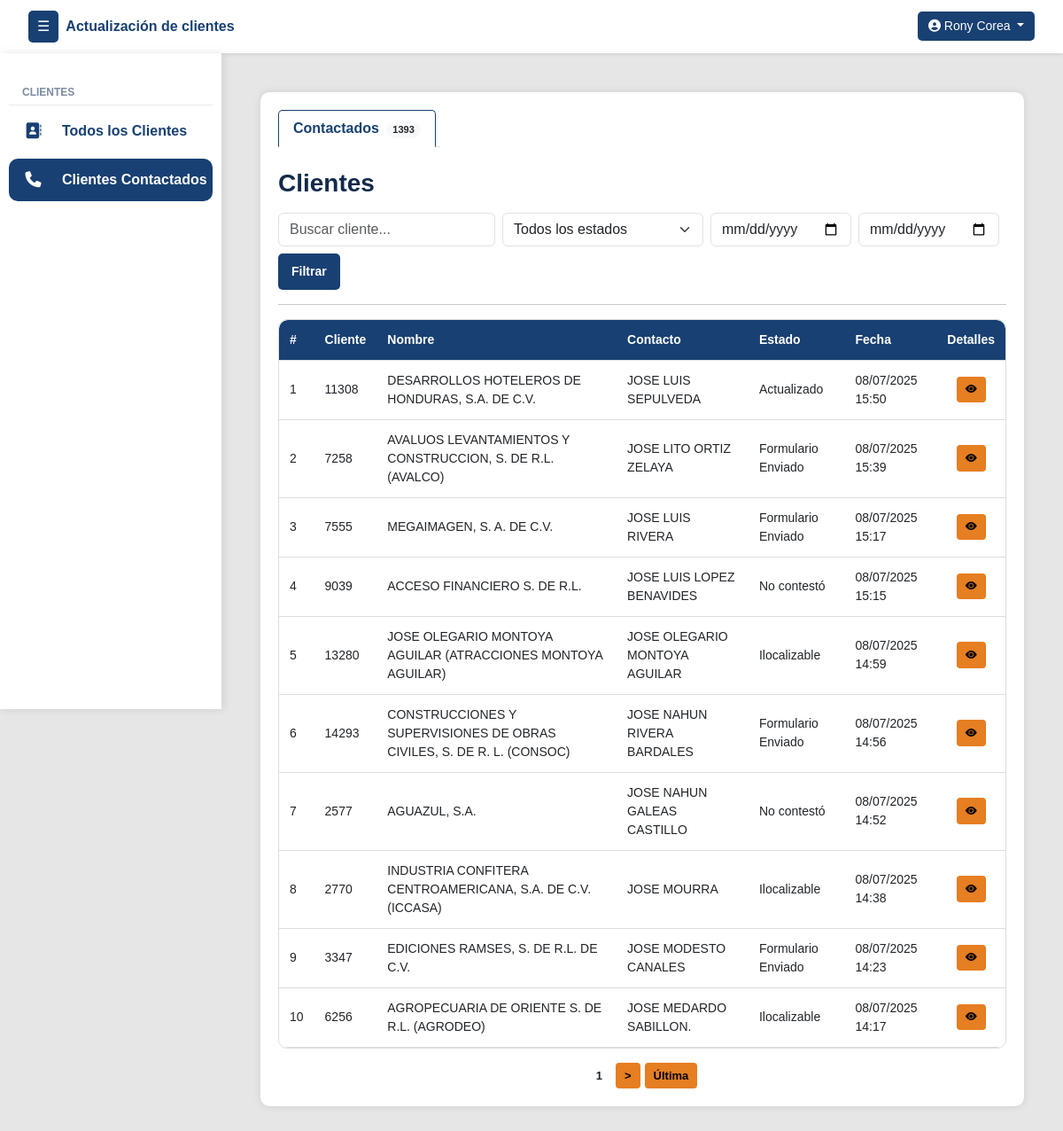
Before: /clientes/contactados/ (signed in) with the older database file.
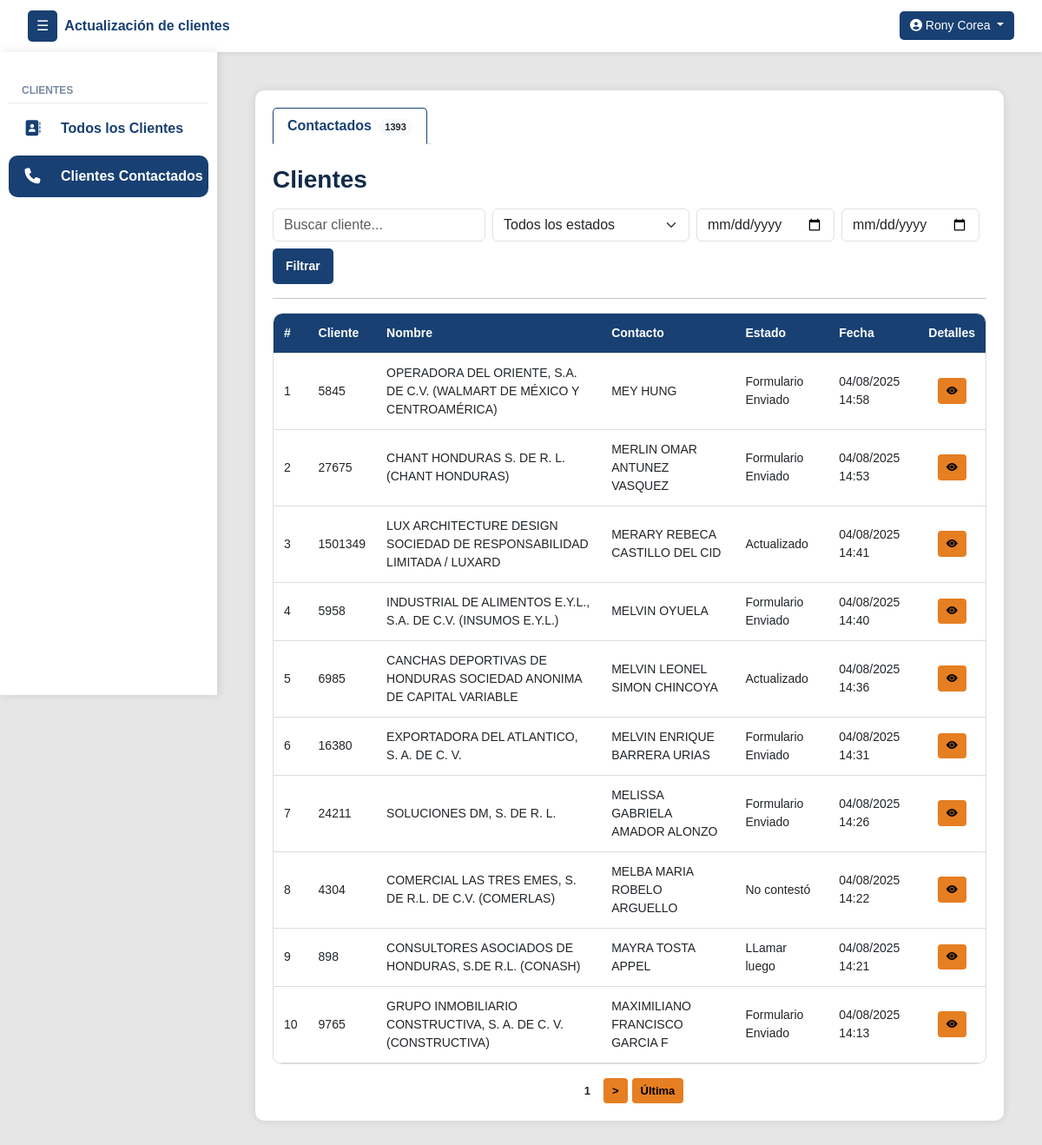
After: the same page with the newer database file.
### clientes/models.py (models this page shows, shortened)
class Cliente(models.Model):
    numero_cliente = models.CharField(max_length=50, unique=True)
    nombre_cliente = models.CharField(max_length=255)
    contacto_cliente = models.CharField(max_length=255)
    contacto_cargo = models.CharField(max_length=100, null=True, blank=True)
    telefono_cliente = models.CharField(max_length=50, null=True, blank=True)
    telefono_dos = models.CharField(max_length=50, null=True, blank=True)
    direccion = models.CharField(max_length=255, null=True, blank=True)
    correo = models.CharField(max_length=254, null=True, blank=True)
    estado_actual = models.ForeignKey(EstadoReporte, on_delete=models.SET_NULL, null=True, blank=True, default=1)
    asignado_inicial = models.ForeignKey(User, on_delete=models.SET_NULL, null=True, blank=True, related_name='clientes_asignados_inicialmente')
    asignado_usuario = models.ForeignKey(User, on_delete=models.SET_NULL, null=True, blank=True, related_name='clientes_asignados')
    veces_contactado = models.PositiveIntegerField(default=0)
    sin_contestar = models.PositiveIntegerField(default=0)
    formulario_sin_contestar = models.PositiveIntegerField(default=0)
    ultima_llamada_no_contesto = models.DateTimeField(null=True, blank=True)
    ultimo_envio_formulario = models.DateTimeField(null=True, blank=True)

class EstadoReporte(models.Model):
    nombre = models.CharField(max_length=100, unique=True)
    creado_por = models.ForeignKey(User, on_delete=models.SET_NULL, null=True, blank=True)
    creado_en = models.DateTimeField(auto_now_add=True)
    estado = models.CharField(max_length=50, choices=[('activo', 'Activo'), ('inactivo', 'Inactivo')])
    intentos = models.PositiveIntegerField(default=0)
    genera_movimiento = models.BooleanField(default=True)

class MovimientoEstado(models.Model):
    cliente = models.ForeignKey(Cliente, on_delete=models.CASCADE, related_name='movimientos')
    estado = models.ForeignKey(EstadoReporte, on_delete=models.SET_NULL, null=True)
    actualizado_por = models.ForeignKey(User, on_delete=models.SET_NULL, null=True)
    actualizado_por_admin = models.ForeignKey(User, on_delete=models.SET_NULL, null=True, blank=True, related_name='movimientos_admin')
    fecha_hora = models.DateTimeField(auto_now_add=True)

class HistorialEstadoSinMovimiento(models.Model):
    cliente = models.ForeignKey(Cliente, on_delete=models.CASCADE, related_name='historial_sin_movimiento')
    estado = models.ForeignKey(EstadoReporte, on_delete=models.SET_NULL, null=True)
    actualizado_por = models.ForeignKey(User, on_delete=models.SET_NULL, null=True)
    actualizado_por_admin = models.ForeignKey(User, on_delete=models.SET_NULL, null=True, blank=True, related_name='historial_admin')
    nota = models.CharField(max_length=500, blank=True)
    fecha_hora = models.DateTimeField(auto_now_add=True)
    genera_movimiento = models.BooleanField(default=False)

### clientes/views.py (the view)
# urls.py: path('clientes/contactados/', vistasClientes.clientes_reportados, name='clientes_reportados'),
@login_required
def clientes_reportados(request):
    user = request.user
    grupos = user.groups.values_list('name', flat=True)
    search_query = request.GET.get('q', '').strip()
    estado_query = request.GET.get('estado', '').strip().lower()
    fecha_inicio = parse_date(request.GET.get('fecha_inicio', ''))
    fecha_fin = parse_date(request.GET.get('fecha_fin', ''))
    subquery_ultima_fecha_mov = MovimientoEstado.objects.filter(cliente=OuterRef('pk')).order_by('-fecha_hora').values('fecha_hora')[:1]
    subquery_ultima_fecha_hist = HistorialEstadoSinMovimiento.objects.filter(cliente=OuterRef('pk')).order_by('-fecha_hora').values('fecha_hora')[:1]
    clientes_reportados_query = Cliente.objects.prefetch_related(
        'movimientos__notas', 'historial_sin_movimiento', 'asignado_usuario', 'asignado_inicial', 'estado_actual'
    ).annotate(
        ultima_fecha_mov=Subquery(subquery_ultima_fecha_mov, output_field=DateTimeField()),
        ultima_fecha_hist=Subquery(subquery_ultima_fecha_hist, output_field=DateTimeField()),
        ultima_fecha=Greatest(
            Coalesce(Subquery(subquery_ultima_fecha_mov, output_field=DateTimeField()), Value(datetime(1900, 1, 1))),
            Coalesce(Subquery(subquery_ultima_fecha_hist, output_field=DateTimeField()), Value(datetime(1900, 1, 1)))
        )
    )
    if "super_admin" in grupos or "admin_group" in grupos:
        clientes_filtrados = clientes_reportados_query.filter(
            Q(Exists(MovimientoEstado.objects.filter(cliente=OuterRef('pk')))) |
            Q(Exists(HistorialEstadoSinMovimiento.objects.filter(cliente=OuterRef('pk'))))
        )
    elif "estandar_group" in grupos or "colector_group" in grupos:
        clientes_filtrados = clientes_reportados_query.filter(
            Q(Exists(MovimientoEstado.objects.filter(cliente=OuterRef('pk'), actualizado_por=user))) |
            Q(Exists(HistorialEstadoSinMovimiento.objects.filter(cliente=OuterRef('pk'), actualizado_por=user)))
        )
    else:
        messages.error(request, "Acceso no permitido.")
        return redirect("inicio")
    if search_query:
        clientes_filtrados = clientes_filtrados.filter(
            Q(nombre_cliente__icontains=search_query) |
            Q(numero_cliente__icontains=search_query) |
            Q(contacto_cliente__icontains=search_query)
        )
    if estado_query:
        clientes_filtrados = clientes_filtrados.filter(estado_actual__nombre__iexact=estado_query)
    if fecha_inicio and fecha_fin:
        clientes_filtrados = clientes_filtrados.filter(
            ultima_fecha__date__range=(fecha_inicio, fecha_fin)
        )
    clientes_filtrados = clientes_filtrados.order_by('-ultima_fecha')
    clientes_paginados = paginar_queryset(request, clientes_filtrados, 'reportados')
    for cliente in clientes_paginados:
        movimientos_normales = [{"obj": m, "tipo": "con_movimiento"} for m in cliente.movimientos.all()]
        movimientos_historial = [{"obj": h, "tipo": "sin_movimiento"} for h in cliente.historial_sin_movimiento.all() if not h.genera_movimiento]
        todos_movimientos = sorted(movimientos_normales + movimientos_historial, key=lambda x: x["obj"].fecha_hora, reverse=True)
        movimientos_sin_admin = [m for m in todos_movimientos if getattr(m["obj"], "actualizado_por_admin", None) is None]
        cliente.todos_los_movimientos = todos_movimientos
        cliente.movimientos_sin_admin = movimientos_sin_admin
        if movimientos_sin_admin:
            cliente.ultimo_estado_real = movimientos_sin_admin[0]["obj"].estado
            cliente.reportado_por = movimientos_sin_admin[0]["obj"].actualizado_por
        else:
            cliente.ultimo_estado_real = cliente.estado_actual  # Fallback
            cliente.reportado_por = None
    estados_disponibles = EstadoReporte.objects.filter(
        id__in=Cliente.objects.values_list('estado_actual', flat=True).distinct()
    ).exclude(nombre__iexact="pendiente")
    return render(request, 'clientes/clientes_reportados.html', {
        "clientes": clientes_paginados,
        "view_type": "reportados",
        "search_query": search_query,
        "estado_query": estado_query,
        "fecha_inicio": fecha_inicio,
        "fecha_fin": fecha_fin,
        "estados_disponibles": estados_disponibles,
        "count_reportados": clientes_filtrados.count(),
    })

### UpdateTracker/templatetags/group_filters.py (called while the page is built)
@register.filter(name='has_group')
def has_group(user, group_name):
    return user.groups.filter(name=group_name).exists()

### clientes/views.py (called while the page is built)
def paginar_queryset(request, queryset, param, por_pagina=10):
    paginator = Paginator(queryset, por_pagina)
    pagina = request.GET.get(param)
    return paginator.get_page(pagina)

### templates/clientes/clientes_reportados.html (shortened to what the changed rows need)
{% extends 'layout/layout.html' %}
{% load group_filters %}
{% block content %}
<div class="container">
    <div class="tab-content mt-4" id="clienteTabsContent">
        {% if view_type == 'reportados' %}
        <div class="tab-pane fade show active" id="reportados" role="tabpanel" aria-labelledby="reportados-tab">
            <div class="table-responsive">
                <table class="styled-table" id="tablaReportados">
                    <thead>
                        <tr>
                            <th>#</th>
                            <th>Cliente</th>
                            <th>Nombre</th>
                            <th>Contacto</th>
                            <th>Estado</th>
                            <th>Fecha</th>
                            <th>Detalles</th>
                        </tr>
                    </thead>
                    <tbody>
                        {% for cliente in clientes %}
                        <tr>
                            <td>{{ forloop.counter }}</td>
                            <td>{{ cliente.numero_cliente }}</td>
                            <td>{{ cliente.nombre_cliente }}</td>
                            <td>{{ cliente.contacto_cliente }}</td>
                            <td>{{ cliente.estado_actual.nombre }}</td>
                            <td>
                                {% if cliente.todos_los_movimientos %}
                                    {{ cliente.todos_los_movimientos.0.obj.fecha_hora|date:"d/m/Y H:i" }}
                                {% else %}
                                    -
                                {% endif %}
                            </td>
                            <td class="text-center">
                                <button class="btn btn-sm btn-reportar"
                                        data-bs-toggle="modal"
                                        data-bs-target="#modalDetalle{{ cliente.id }}">
                                    <i class="bi bi-eye-fill"></i>
                                </button>
                            </td>
                        </tr>
                        {% empty %}
                        <tr>
                            <td colspan="8" class="text-center">No hay clientes reportados.</td>
                        </tr>
                        {% endfor %}
                    </tbody>
                </table>
            </div>
        </div>
        {% endif %}
    </div>
</div>
{% endblock %}

Changed rows visible on the page:
no longer on this page (row unchanged): Cliente: numero_cliente "11308", nombre_cliente "DESARROLLOS HOTELEROS DE HONDURAS, S.A. DE C.V.", contacto_cliente "JOSE LUIS SEPULVEDA", estado_actual.nombre "Actualizado", todos_los_movimientos.0.obj.fecha_hora "08/07/2025 15:50"
no longer on this page (row unchanged): Cliente: numero_cliente "7258", nombre_cliente "AVALUOS LEVANTAMIENTOS Y CONSTRUCCION, S. DE R.L. (AVALCO)", contacto_cliente "JOSE LITO ORTIZ ZELAYA", estado_actual.nombre "Formulario Enviado", todos_los_movimientos.0.obj.fecha_hora "08/07/2025 15:39"
no longer on this page (row unchanged): Cliente: numero_cliente "7555", nombre_cliente "MEGAIMAGEN, S. A. DE C.V.", contacto_cliente "JOSE LUIS RIVERA", estado_actual.nombre "Formulario Enviado", todos_los_movimientos.0.obj.fecha_hora "08/07/2025 15:17"
no longer on this page (row unchanged): Cliente: numero_cliente "9039", nombre_cliente "ACCESO FINANCIERO S. DE R.L.", contacto_cliente "JOSE LUIS LOPEZ BENAVIDES", estado_actual.nombre "No contestó", todos_los_movimientos.0.obj.fecha_hora "08/07/2025 15:15"
no longer on this page (row unchanged): Cliente: numero_cliente "13280", nombre_cliente "JOSE OLEGARIO MONTOYA AGUILAR (ATRACCIONES MONTOYA AGUILAR)", contacto_cliente "JOSE OLEGARIO MONTOYA AGUILAR", estado_actual.nombre "Ilocalizable", todos_los_movimientos.0.obj.fecha_hora "08/07/2025 14:59"
no longer on this page (row unchanged): Cliente: numero_cliente "14293", nombre_cliente "CONSTRUCCIONES Y SUPERVISIONES DE OBRAS CIVILES, S. DE R. L. (CONSOC)", contacto_cliente "JOSE NAHUN RIVERA BARDALES", estado_actual.nombre "Formulario Enviado", todos_los_movimientos.0.obj.fecha_hora "08/07/2025 14:56"
no longer on this page (row unchanged): Cliente: numero_cliente "2577", nombre_cliente "AGUAZUL, S.A.", contacto_cliente "JOSE NAHUN GALEAS CASTILLO", estado_actual.nombre "No contestó", todos_los_movimientos.0.obj.fecha_hora "08/07/2025 14:52"
no longer on this page (row unchanged): Cliente: numero_cliente "2770", nombre_cliente "INDUSTRIA CONFITERA CENTROAMERICANA, S.A. DE C.V. (ICCASA)", contacto_cliente "JOSE MOURRA", estado_actual.nombre "Ilocalizable", todos_los_movimientos.0.obj.fecha_hora "08/07/2025 14:38"
no longer on this page (row unchanged): Cliente: numero_cliente "3347", nombre_cliente "EDICIONES RAMSES, S. DE R.L. DE C.V.", contacto_cliente "JOSE MODESTO CANALES", estado_actual.nombre "Formulario Enviado", todos_los_movimientos.0.obj.fecha_hora "08/07/2025 14:23"
no longer on this page (row unchanged): Cliente: numero_cliente "6256", nombre_cliente "AGROPECUARIA DE ORIENTE S. DE R.L. (AGRODEO)", contacto_cliente "JOSE MEDARDO SABILLON.", estado_actual.nombre "Ilocalizable", todos_los_movimientos.0.obj.fecha_hora "08/07/2025 14:17"
now on this page (row edited): Cliente: numero_cliente "5845", nombre_cliente "OPERADORA DEL ORIENTE, S.A. DE C.V. (WALMART DE MÉXICO Y CENTROAMÉRICA)", contacto_cliente "MEY HUNG", estado_actual.nombre "Formulario Enviado", todos_los_movimientos.0.obj.fecha_hora "04/08/2025 14:58"
now on this page (row edited): Cliente: numero_cliente "27675", nombre_cliente "CHANT HONDURAS S. DE R. L. (CHANT HONDURAS)", contacto_cliente "MERLIN OMAR ANTUNEZ VASQUEZ", estado_actual.nombre "Formulario Enviado", todos_los_movimientos.0.obj.fecha_hora "04/08/2025 14:53"
now on this page (row edited): Cliente: numero_cliente "1501349", nombre_cliente "LUX ARCHITECTURE DESIGN SOCIEDAD DE RESPONSABILIDAD LIMITADA / LUXARD", contacto_cliente "MERARY REBECA CASTILLO DEL CID", estado_actual.nombre "Actualizado", todos_los_movimientos.0.obj.fecha_hora "04/08/2025 14:41"
now on this page (row edited): Cliente: numero_cliente "5958", nombre_cliente "INDUSTRIAL DE ALIMENTOS E.Y.L., S.A. DE C.V. (INSUMOS E.Y.L.)", contacto_cliente "MELVIN OYUELA", estado_actual.nombre "Formulario Enviado", todos_los_movimientos.0.obj.fecha_hora "04/08/2025 14:40"
now on this page (row edited): Cliente: numero_cliente "6985", nombre_cliente "CANCHAS DEPORTIVAS DE HONDURAS SOCIEDAD ANONIMA DE CAPITAL VARIABLE", contacto_cliente "MELVIN LEONEL SIMON CHINCOYA", estado_actual.nombre "Actualizado", todos_los_movimientos.0.obj.fecha_hora "04/08/2025 14:36"
now on this page (row edited): Cliente: numero_cliente "16380", nombre_cliente "EXPORTADORA DEL ATLANTICO, S. A. DE C. V.", contacto_cliente "MELVIN ENRIQUE BARRERA URIAS", estado_actual.nombre "Formulario Enviado", todos_los_movimientos.0.obj.fecha_hora "04/08/2025 14:31"
now on this page (row edited): Cliente: numero_cliente "24211", nombre_cliente "SOLUCIONES DM, S. DE R. L.", contacto_cliente "MELISSA GABRIELA AMADOR ALONZO", estado_actual.nombre "Formulario Enviado", todos_los_movimientos.0.obj.fecha_hora "04/08/2025 14:26"
now on this page (row edited): Cliente: numero_cliente "4304", nombre_cliente "COMERCIAL LAS TRES EMES, S. DE R.L. DE C.V. (COMERLAS)", contacto_cliente "MELBA MARIA ROBELO ARGUELLO", estado_actual.nombre "No contestó", todos_los_movimientos.0.obj.fecha_hora "04/08/2025 14:22"
now on this page (row edited): Cliente: numero_cliente "898", nombre_cliente "CONSULTORES ASOCIADOS DE HONDURAS, S.DE R.L. (CONASH)", contacto_cliente "MAYRA TOSTA APPEL", estado_actual.nombre "LLamar luego", todos_los_movimientos.0.obj.fecha_hora "04/08/2025 14:21"
now on this page (row edited): Cliente: numero_cliente "9765", nombre_cliente "GRUPO INMOBILIARIO CONSTRUCTIVA, S. A. DE C. V. (CONSTRUCTIVA)", contacto_cliente "MAXIMILIANO FRANCISCO GARCIA F", estado_actual.nombre "Formulario Enviado", todos_los_movimientos.0.obj.fecha_hora "04/08/2025 14:13"
